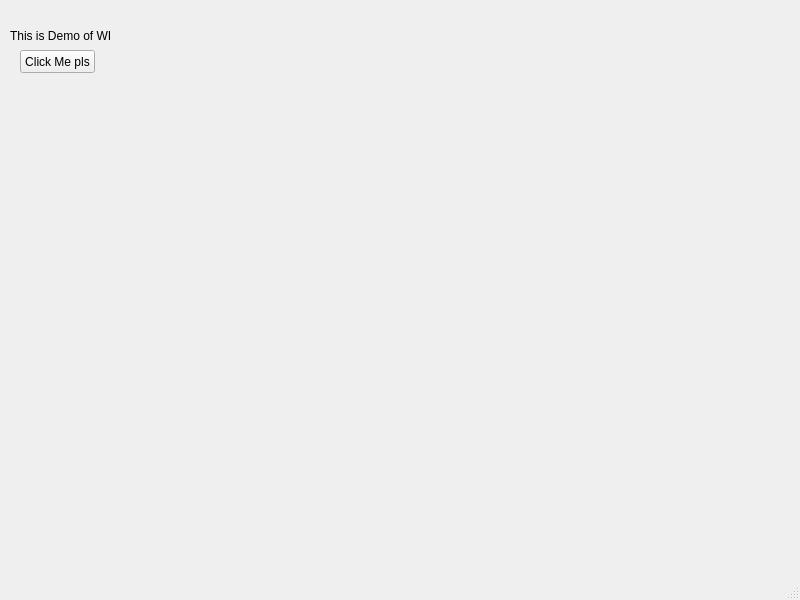
<?xml version="1.0" encoding="UTF-8"?>
<ui version="4.0">
 <class>MainWindow</class>
 <widget class="QMainWindow" name="MainWindow">
  <property name="geometry">
   <rect>
    <x>0</x>
    <y>0</y>
    <width>800</width>
    <height>600</height>
   </rect>
  </property>
  <property name="windowTitle">
   <string>MainWindow</string>
  </property>
  <widget class="QWidget" name="centralwidget">
   <widget class="QLabel" name="label">
    <property name="geometry">
     <rect>
      <x>10</x>
      <y>10</y>
      <width>101</width>
      <height>51</height>
     </rect>
    </property>
    <property name="text">
     <string>This is Demo of WIP</string>
    </property>
   </widget>
   <widget class="QPushButton" name="pushButton">
    <property name="geometry">
     <rect>
      <x>20</x>
      <y>50</y>
      <width>75</width>
      <height>23</height>
     </rect>
    </property>
    <property name="text">
     <string>Click Me pls</string>
    </property>
   </widget>
  </widget>
  <widget class="QMenuBar" name="menubar">
   <property name="geometry">
    <rect>
     <x>0</x>
     <y>0</y>
     <width>800</width>
     <height>21</height>
    </rect>
   </property>
  </widget>
  <widget class="QStatusBar" name="statusbar"/>
 </widget>
 <resources/>
 <connections/>
</ui>
